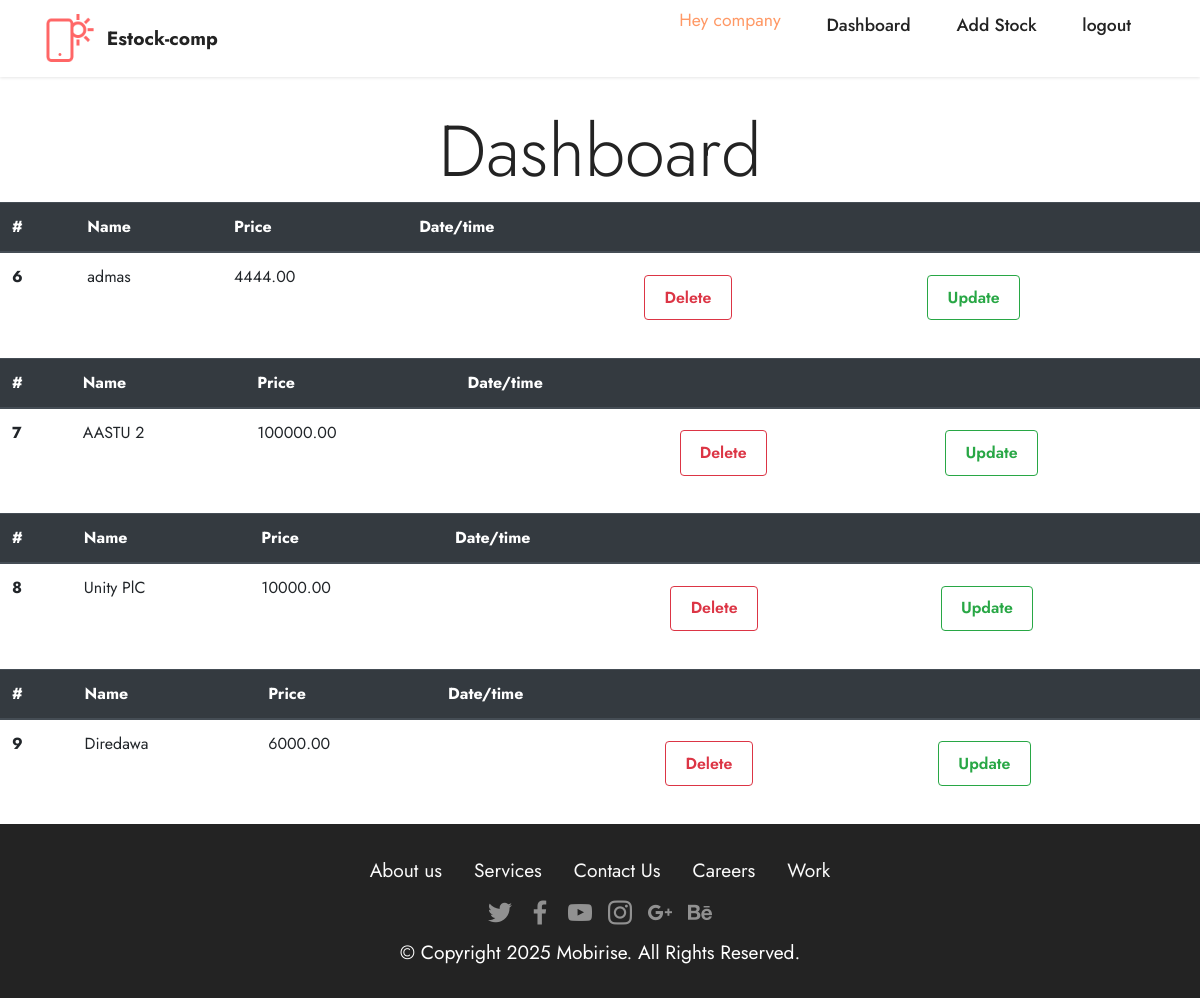
Page /comp/dashboardComp (signed in) on the earlier database version.
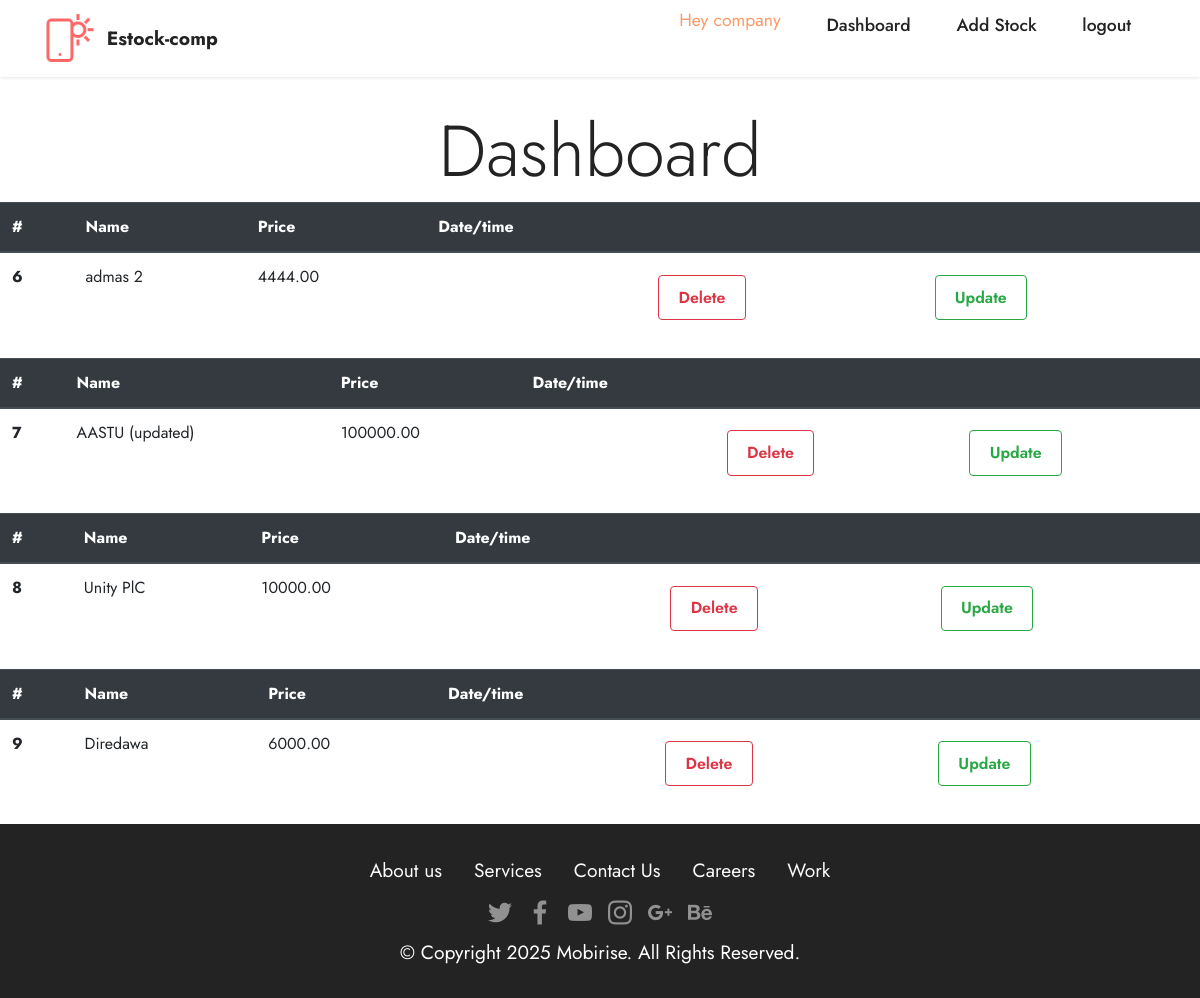
Same page on the later database version.
### company/models.py (models this page shows, shortened)
class PostModel(models.Model):
    name = models.CharField(max_length=100, blank=False, null=False)
    bio = models.TextField(blank=False, null=False)
    logo = models.ImageField(blank=False, null=False, upload_to='images/posty')
    price = models.DecimalField(blank=False, null=False, max_digits=9, decimal_places=2)

### company/decorators.py (the view)
        def wrapper_func(request, *args, **kwargs):
            group = None
            if request.user.groups.exists():
                group = request.user.groups.all()[0].name
                if group in allowed_roles:
                    return view_func(request, *args, **kwargs)
                else:
                    return HttpResponse("<h1>You are not authorized to view this page")

### company/views.py (called while the page is built)
@allowed_users(allowed_roles='startup')
def Dashboard(request):
    stock = PostModel.objects.all()
    context = {'stocks':stock}
    return render(request, 'company/dashboard.html',context)

### templates/company/dashboard.html
{% extends 'company/base.html' %}
{% load static %}
{% block content %}
<br><br>
 <section>
    <h4 class="display-3 text-center">Dashboard</h4>
    {% for stock in stocks %}
    <table class="table">
        <thead class="thead-dark">
          <tr>
            <th scope="col">#</th>
            <th scope="col">Name</th>
            <th scope="col">Price</th>
            <th scope="col">Date/time</th>
            <th scope="col"></th>
            <th scope="col"></th>
          </tr>
        </thead>
        <tbody>
          <tr>
            <th scope="row">{{ stock.id }}</th>
            <td>{{ stock.name }}</td>
            <td>{{ stock.price }}</td>
            <td>{{ stock.created_at }}</td>
            <td><a class="btn  btn-outline-danger" href="">Delete</a></td>
            <td><a class="btn  btn-outline-success" href="{% url 'update' stock.pk %}">Update</a></td>
          </tr>
        </tbody>
      </table>
{% endfor %}
</section>
{% endblock%}

Differences in the rows shown:
changed PostModel id 6: name "admas" → "admas 2"
changed PostModel id 7: name "AASTU 2" → "AASTU (updated)"
